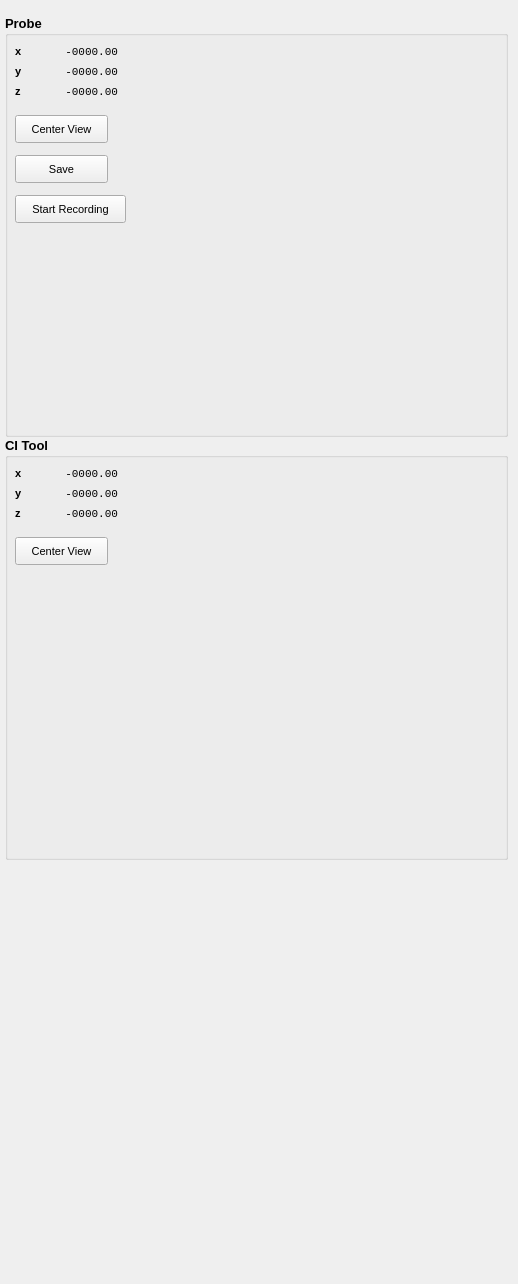
<?xml version="1.0" encoding="UTF-8"?>
<ui version="4.0">
 <class>Info</class>
 <widget class="QWidget" name="Info">
  <property name="geometry">
   <rect>
    <x>0</x>
    <y>0</y>
    <width>518</width>
    <height>1284</height>
   </rect>
  </property>
  <property name="windowTitle">
   <string>Form</string>
  </property>
  <layout class="QVBoxLayout" name="verticalLayout">
   <property name="spacing">
    <number>0</number>
   </property>
   <property name="leftMargin">
    <number>5</number>
   </property>
   <property name="topMargin">
    <number>15</number>
   </property>
   <property name="rightMargin">
    <number>10</number>
   </property>
   <property name="bottomMargin">
    <number>2</number>
   </property>
   <item>
    <widget class="QGroupBox" name="probeBox">
     <property name="font">
      <font>
       <pointsize>10</pointsize>
       <weight>75</weight>
       <bold>true</bold>
      </font>
     </property>
     <property name="layoutDirection">
      <enum>Qt::LeftToRight</enum>
     </property>
     <property name="title">
      <string>Probe</string>
     </property>
     <widget class="QPushButton" name="button_saveProbe">
      <property name="geometry">
       <rect>
        <x>10</x>
        <y>140</y>
        <width>93</width>
        <height>28</height>
       </rect>
      </property>
      <property name="font">
       <font>
        <pointsize>8</pointsize>
        <weight>50</weight>
        <bold>false</bold>
       </font>
      </property>
      <property name="text">
       <string>Save</string>
      </property>
     </widget>
     <widget class="QPushButton" name="button_centerProbe">
      <property name="geometry">
       <rect>
        <x>10</x>
        <y>100</y>
        <width>93</width>
        <height>28</height>
       </rect>
      </property>
      <property name="font">
       <font>
        <pointsize>8</pointsize>
        <weight>50</weight>
        <bold>false</bold>
       </font>
      </property>
      <property name="text">
       <string>Center View</string>
      </property>
     </widget>
     <widget class="QWidget" name="layoutWidget">
      <property name="geometry">
       <rect>
        <x>10</x>
        <y>30</y>
        <width>103</width>
        <height>64</height>
       </rect>
      </property>
      <layout class="QFormLayout" name="formLayout">
       <item row="0" column="0">
        <widget class="QLabel" name="label">
         <property name="minimumSize">
          <size>
           <width>30</width>
           <height>0</height>
          </size>
         </property>
         <property name="font">
          <font>
           <pointsize>8</pointsize>
           <weight>50</weight>
           <bold>false</bold>
          </font>
         </property>
         <property name="text">
          <string>&lt;b&gt;x&lt;/b&gt;</string>
         </property>
         <property name="textFormat">
          <enum>Qt::RichText</enum>
         </property>
        </widget>
       </item>
       <item row="0" column="1">
        <widget class="QLabel" name="label_probe_x">
         <property name="sizePolicy">
          <sizepolicy hsizetype="Preferred" vsizetype="Preferred">
           <horstretch>0</horstretch>
           <verstretch>0</verstretch>
          </sizepolicy>
         </property>
         <property name="minimumSize">
          <size>
           <width>0</width>
           <height>0</height>
          </size>
         </property>
         <property name="font">
          <font>
           <family>Lucida Console</family>
           <pointsize>8</pointsize>
           <weight>50</weight>
           <bold>false</bold>
          </font>
         </property>
         <property name="text">
          <string>-0000.00</string>
         </property>
         <property name="alignment">
          <set>Qt::AlignRight|Qt::AlignTrailing|Qt::AlignVCenter</set>
         </property>
        </widget>
       </item>
       <item row="1" column="0">
        <widget class="QLabel" name="label_2">
         <property name="font">
          <font>
           <pointsize>8</pointsize>
           <weight>50</weight>
           <bold>false</bold>
          </font>
         </property>
         <property name="text">
          <string>&lt;b&gt;y&lt;/b&gt;</string>
         </property>
         <property name="textFormat">
          <enum>Qt::RichText</enum>
         </property>
        </widget>
       </item>
       <item row="1" column="1">
        <widget class="QLabel" name="label_probe_y">
         <property name="minimumSize">
          <size>
           <width>0</width>
           <height>0</height>
          </size>
         </property>
         <property name="font">
          <font>
           <family>Lucida Console</family>
           <pointsize>8</pointsize>
           <weight>50</weight>
           <bold>false</bold>
          </font>
         </property>
         <property name="text">
          <string>-0000.00</string>
         </property>
         <property name="alignment">
          <set>Qt::AlignRight|Qt::AlignTrailing|Qt::AlignVCenter</set>
         </property>
        </widget>
       </item>
       <item row="2" column="0">
        <widget class="QLabel" name="label_3">
         <property name="font">
          <font>
           <pointsize>8</pointsize>
           <weight>50</weight>
           <bold>false</bold>
          </font>
         </property>
         <property name="text">
          <string>&lt;b&gt;z&lt;/b&gt;</string>
         </property>
        </widget>
       </item>
       <item row="2" column="1">
        <widget class="QLabel" name="label_probe_z">
         <property name="minimumSize">
          <size>
           <width>0</width>
           <height>0</height>
          </size>
         </property>
         <property name="font">
          <font>
           <family>Lucida Console</family>
           <pointsize>8</pointsize>
           <weight>50</weight>
           <bold>false</bold>
          </font>
         </property>
         <property name="text">
          <string>-0000.00</string>
         </property>
         <property name="alignment">
          <set>Qt::AlignRight|Qt::AlignTrailing|Qt::AlignVCenter</set>
         </property>
        </widget>
       </item>
      </layout>
     </widget>
     <widget class="QPushButton" name="button_saveProbe_record">
      <property name="geometry">
       <rect>
        <x>10</x>
        <y>180</y>
        <width>111</width>
        <height>28</height>
       </rect>
      </property>
      <property name="font">
       <font>
        <pointsize>8</pointsize>
        <weight>50</weight>
        <bold>false</bold>
       </font>
      </property>
      <property name="text">
       <string>Start Recording</string>
      </property>
     </widget>
    </widget>
   </item>
   <item>
    <widget class="QGroupBox" name="CIToolBox">
     <property name="font">
      <font>
       <pointsize>10</pointsize>
       <weight>75</weight>
       <bold>true</bold>
      </font>
     </property>
     <property name="title">
      <string>CI Tool</string>
     </property>
     <widget class="QPushButton" name="button_centerCItool">
      <property name="geometry">
       <rect>
        <x>10</x>
        <y>100</y>
        <width>93</width>
        <height>28</height>
       </rect>
      </property>
      <property name="font">
       <font>
        <pointsize>8</pointsize>
        <weight>50</weight>
        <bold>false</bold>
       </font>
      </property>
      <property name="text">
       <string>Center View</string>
      </property>
     </widget>
     <widget class="QWidget" name="layoutWidget">
      <property name="geometry">
       <rect>
        <x>10</x>
        <y>30</y>
        <width>103</width>
        <height>64</height>
       </rect>
      </property>
      <layout class="QFormLayout" name="formLayout_2">
       <item row="0" column="0">
        <widget class="QLabel" name="label_4">
         <property name="minimumSize">
          <size>
           <width>30</width>
           <height>0</height>
          </size>
         </property>
         <property name="font">
          <font>
           <pointsize>8</pointsize>
          </font>
         </property>
         <property name="text">
          <string>&lt;b&gt;x&lt;/b&gt;</string>
         </property>
         <property name="textFormat">
          <enum>Qt::RichText</enum>
         </property>
        </widget>
       </item>
       <item row="0" column="1">
        <widget class="QLabel" name="label_ci_x">
         <property name="minimumSize">
          <size>
           <width>0</width>
           <height>0</height>
          </size>
         </property>
         <property name="font">
          <font>
           <family>Lucida Console</family>
           <pointsize>8</pointsize>
           <weight>50</weight>
           <bold>false</bold>
          </font>
         </property>
         <property name="text">
          <string>-0000.00</string>
         </property>
         <property name="alignment">
          <set>Qt::AlignRight|Qt::AlignTrailing|Qt::AlignVCenter</set>
         </property>
        </widget>
       </item>
       <item row="1" column="0">
        <widget class="QLabel" name="label_5">
         <property name="font">
          <font>
           <pointsize>8</pointsize>
          </font>
         </property>
         <property name="text">
          <string>&lt;b&gt;y&lt;/b&gt;</string>
         </property>
         <property name="textFormat">
          <enum>Qt::RichText</enum>
         </property>
        </widget>
       </item>
       <item row="1" column="1">
        <widget class="QLabel" name="label_ci_y">
         <property name="font">
          <font>
           <family>Lucida Console</family>
           <pointsize>8</pointsize>
           <weight>50</weight>
           <bold>false</bold>
          </font>
         </property>
         <property name="text">
          <string>-0000.00</string>
         </property>
         <property name="alignment">
          <set>Qt::AlignRight|Qt::AlignTrailing|Qt::AlignVCenter</set>
         </property>
        </widget>
       </item>
       <item row="2" column="0">
        <widget class="QLabel" name="label_6">
         <property name="font">
          <font>
           <pointsize>8</pointsize>
          </font>
         </property>
         <property name="text">
          <string>&lt;b&gt;z&lt;/b&gt;</string>
         </property>
        </widget>
       </item>
       <item row="2" column="1">
        <widget class="QLabel" name="label_ci_z">
         <property name="font">
          <font>
           <family>Lucida Console</family>
           <pointsize>8</pointsize>
           <weight>50</weight>
           <bold>false</bold>
          </font>
         </property>
         <property name="text">
          <string>-0000.00</string>
         </property>
         <property name="alignment">
          <set>Qt::AlignRight|Qt::AlignTrailing|Qt::AlignVCenter</set>
         </property>
        </widget>
       </item>
      </layout>
     </widget>
    </widget>
   </item>
   <item>
    <layout class="QHBoxLayout" name="Logos">
     <property name="spacing">
      <number>0</number>
     </property>
     <property name="leftMargin">
      <number>0</number>
     </property>
     <item>
      <widget class="QLabel" name="logo_VUeng">
       <property name="enabled">
        <bool>true</bool>
       </property>
       <property name="text">
        <string/>
       </property>
       <property name="pixmap">
        <pixmap resource="vtk_test_resources.qrc">:/images/Resources/engineering_logo1_small.tif</pixmap>
       </property>
       <property name="scaledContents">
        <bool>true</bool>
       </property>
       <property name="alignment">
        <set>Qt::AlignBottom|Qt::AlignRight|Qt::AlignTrailing</set>
       </property>
      </widget>
     </item>
    </layout>
   </item>
  </layout>
 </widget>
 <resources>
  <include location="vtk_test_resources.qrc"/>
 </resources>
 <connections/>
</ui>
